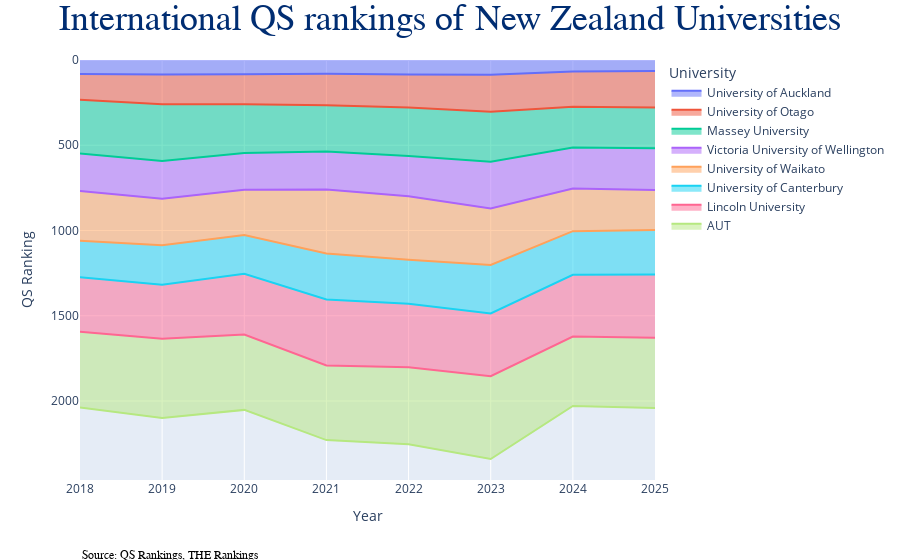

Notebook code cell kept with this figure:
### Code cell
import pandas as pd
import plotly.express as px

# Read the dataset
df = pd.read_csv('data.csv', header=0, usecols=["University Name", "2018", "2019", "2020", "2021", "2022", "2023", "2024", "2025"])

# Melt the DataFrame to convert from wide to long format
df_long = df.melt(id_vars=['University Name'], var_name='Year', value_name='Ranking')

# Create the area chart
fig_area = px.area(df_long, x="Year", y="Ranking", color='University Name')

# Update layout for clarity
fig_area.update_layout(
    xaxis_title='Year',
    yaxis_title='QS Ranking',
    yaxis=dict(autorange='reversed'),  # Rankings: lower is better
    legend_title='University'
)

# Update layout for title and annotations
fig_area.update_layout(
    title={
        'text': "International QS rankings of New Zealand Universities",
        'font': {
            'family': "DIN Pro, Arial, sans-serif",
            'size': 36,
            'color': '#002D72'
        },
        'x': 0.5,
        'xanchor': 'center',
        'yanchor': 'auto'
    },
    xaxis_title="Year",
    yaxis_title="QS Ranking",
    annotations=[
        dict(
            xref='paper', 
            yref='paper',
            x=0, 
            y=-0.2,
            showarrow=False,
            text="Source: <a href='https://www.topuniversities.com/universities/university-auckland'>QS Rankings</a>, <a href='https://www.timeshighereducation.com/world-university-rankings/university-auckland'>THE Rankings</a>",
            font=dict(
                family="Arial, sans-serif",
                size=12,
                color="black"
            )
        )
    ]
)

# Show the figure
fig_area.show()

### Figure 1 — Plotly figure (JSON) as saved in the notebook; plotly's stock layout.template omitted (floating-point values rounded to 4 significant figures)
{"data": [{"fillpattern": {"shape": ""}, "hovertemplate": "University Name=University of Auckland<br>Year=%{x}<br>Ranking=%{y}<extra></extra>", "legendgroup": "University of Auckland", "line": {"color": "#636efa"}, "marker": {"symbol": "circle"}, "mode": "lines", "name": "University of Auckland", "orientation": "v", "showlegend": true, "stackgroup": "1", "type": "scatter", "visible": true, "x": ["2018", "2019", "2020", "2021", "2022", "2023", "2024", "2025"], "xaxis": "x", "y": [82, 85, 83, 81, 85, 87, 68, 65], "yaxis": "y"}, {"fillpattern": {"shape": ""}, "hovertemplate": "University Name=University of Otago<br>Year=%{x}<br>Ranking=%{y}<extra></extra>", "legendgroup": "University of Otago", "line": {"color": "#EF553B"}, "marker": {"symbol": "circle"}, "mode": "lines", "name": "University of Otago", "orientation": "v", "showlegend": true, "stackgroup": "1", "type": "scatter", "x": ["2018", "2019", "2020", "2021", "2022", "2023", "2024", "2025"], "xaxis": "x", "y": [151, 175, 176, 184, 194, 217, 206, 214], "yaxis": "y"}, {"fillpattern": {"shape": ""}, "hovertemplate": "University Name=Massey University<br>Year=%{x}<br>Ranking=%{y}<extra></extra>", "legendgroup": "Massey University", "line": {"color": "#00cc96"}, "marker": {"symbol": "circle"}, "mode": "lines", "name": "Massey University", "orientation": "v", "showlegend": true, "stackgroup": "1", "type": "scatter", "x": ["2018", "2019", "2020", "2021", "2022", "2023", "2024", "2025"], "xaxis": "x", "y": [316, 332, 287, 272, 284, 292, 239, 239], "yaxis": "y"}, {"fillpattern": {"shape": ""}, "hovertemplate": "University Name=Victoria University of Wellington<br>Year=%{x}<br>Ranking=%{y}<extra></extra>", "legendgroup": "Victoria University of Wellington", "line": {"color": "#ab63fa"}, "marker": {"symbol": "circle"}, "mode": "lines", "name": "Victoria University of Wellington", "orientation": "v", "showlegend": true, "stackgroup": "1", "type": "scatter", "x": ["2018", "2019", "2020", "2021", "2022", "2023", "2024", "2025"], "xaxis": "x", "y": [219, 221, 215, 223, 236, 275, 241, 244], "yaxis": "y"}, {"fillpattern": {"shape": ""}, "hovertemplate": "University Name=University of Waikato<br>Year=%{x}<br>Ranking=%{y}<extra></extra>", "legendgroup": "University of Waikato", "line": {"color": "#FFA15A"}, "marker": {"symbol": "circle"}, "mode": "lines", "name": "University of Waikato", "orientation": "v", "showlegend": true, "stackgroup": "1", "type": "scatter", "x": ["2018", "2019", "2020", "2021", "2022", "2023", "2024", "2025"], "xaxis": "x", "y": [292, 274, 266, 375, 373, 331, 250, 235], "yaxis": "y"}, {"fillpattern": {"shape": ""}, "hovertemplate": "University Name=University of Canterbury<br>Year=%{x}<br>Ranking=%{y}<extra></extra>", "legendgroup": "University of Canterbury", "line": {"color": "#19d3f3"}, "marker": {"symbol": "circle"}, "mode": "lines", "name": "University of Canterbury", "orientation": "v", "showlegend": true, "stackgroup": "1", "type": "scatter", "x": ["2018", "2019", "2020", "2021", "2022", "2023", "2024", "2025"], "xaxis": "x", "y": [214, 231, 227, 270, 258, 284, 256, 261], "yaxis": "y"}, {"fillpattern": {"shape": ""}, "hovertemplate": "University Name=Lincoln University<br>Year=%{x}<br>Ranking=%{y}<extra></extra>", "legendgroup": "Lincoln University", "line": {"color": "#FF6692"}, "marker": {"symbol": "circle"}, "mode": "lines", "name": "Lincoln University", "orientation": "v", "showlegend": true, "stackgroup": "1", "type": "scatter", "x": ["2018", "2019", "2020", "2021", "2022", "2023", "2024", "2025"], "xaxis": "x", "y": [319, 317, 356, 387, 372, 368, 362, 371], "yaxis": "y"}, {"fillpattern": {"shape": ""}, "hovertemplate": "University Name=AUT<br>Year=%{x}<br>Ranking=%{y}<extra></extra>", "legendgroup": "AUT", "line": {"color": "#B6E880"}, "marker": {"symbol": "circle"}, "mode": "lines", "name": "AUT", "orientation": "v", "showlegend": true, "stackgroup": "1", "type": "scatter", "x": ["2018", "2019", "2020", "2021", "2022", "2023", "2024", "2025"], "xaxis": "x", "y": [445.5, 464, 442, 437, 451, 486, 407, 412], "yaxis": "y"}], "layout": {"annotations": [{"font": {"color": "black", "family": "Arial, sans-serif", "size": 12}, "showarrow": false, "text": "Source: <a href='https://www.topuniversities.com/universities/university-auckland'>QS Rankings</a>, <a href='https://www.timeshighereducation.com/world-university-rankings/university-auckland'>THE Rankings</a>", "x": 0, "xref": "paper", "y": -0.2, "yref": "paper"}], "autosize": true, "legend": {"title": {"text": "University"}, "tracegroupgap": 0}, "margin": {"t": 60}, "title": {"font": {"color": "#002D72", "family": "DIN Pro, Arial, sans-serif", "size": 36}, "text": "International QS rankings of New Zealand Universities", "x": 0.5, "xanchor": "center", "yanchor": "auto"}, "xaxis": {"anchor": "y", "autorange": true, "domain": [0, 1], "range": [0, 7], "title": {"text": "Year"}, "type": "category"}, "yaxis": {"anchor": "x", "autorange": true, "domain": [0, 1], "range": [2463.0, 0], "title": {"text": "QS Ranking"}, "type": "linear"}}}
